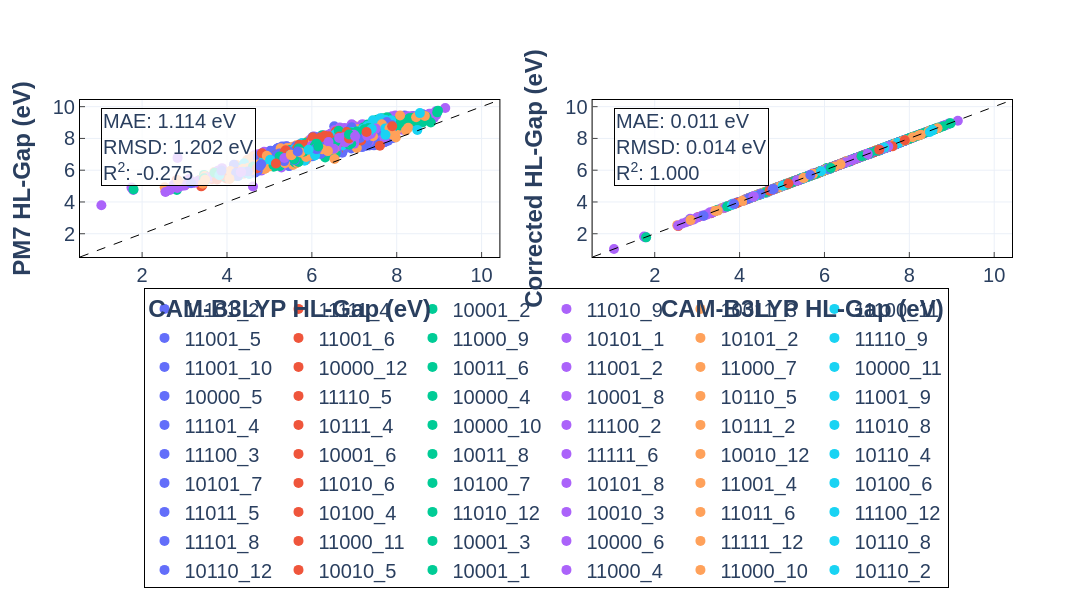
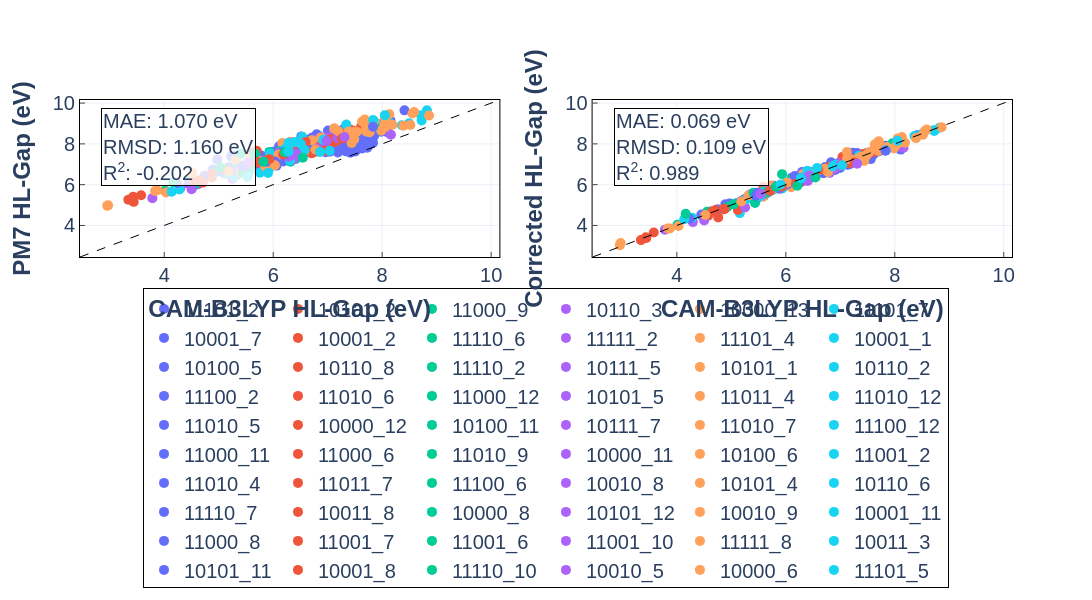
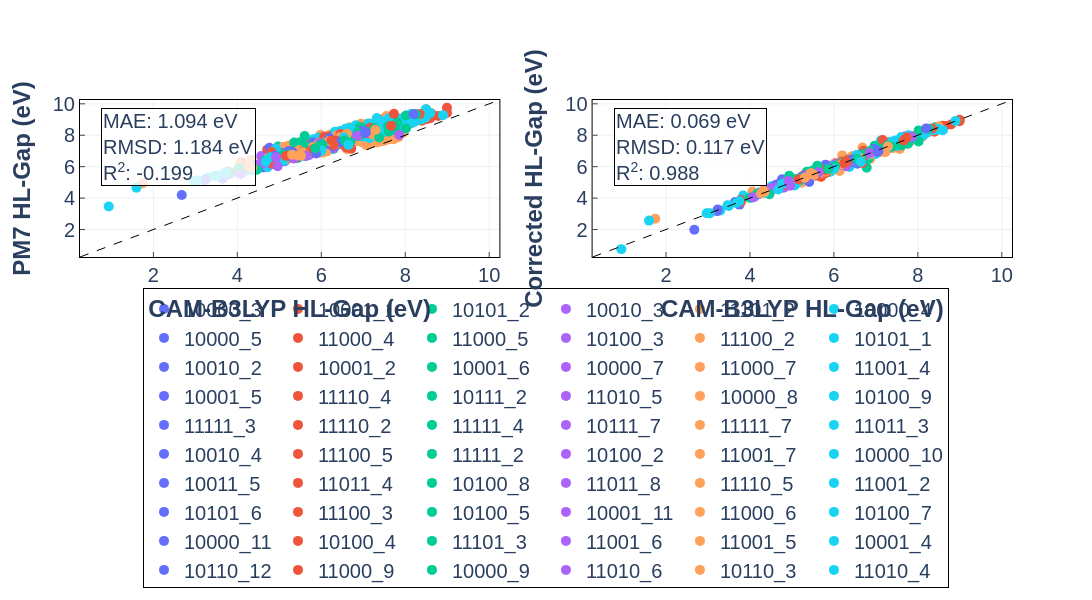

The notebook cell these images were saved under, in order:
### Code cell
import os

import numpy as np
import torch
from sklearn.model_selection import StratifiedKFold, train_test_split
from torch.utils.data import DataLoader, Subset

from dataset.pac_matrix import PAC5MatrixHLGapTransferLearningDataset

TARGET_FOLD = 1
K_FOLDS = 5
BATCH_SIZE = 256

device = torch.device("cuda" if torch.cuda.is_available() else "cpu")
print(f"Using device: {device}")

dataset = PAC5MatrixHLGapTransferLearningDataset()

safe_stratify_labels = build_band_gap_bin_labels(dataset)

skf = StratifiedKFold(n_splits=K_FOLDS, shuffle=True, random_state=42)

target_train_idx, target_val_idx, target_test_idx = None, None, None

for fold, (train_val_idx, test_idx) in enumerate(
    skf.split(np.zeros(len(dataset)), safe_stratify_labels), 1
):
    if fold == TARGET_FOLD:
        try:
            train_idx, val_idx = train_test_split(
                train_val_idx,
                test_size=0.125,
                random_state=42,
                stratify=safe_stratify_labels[train_val_idx],
            )
        except ValueError:
            train_idx, val_idx = train_test_split(
                train_val_idx, test_size=0.125, random_state=42
            )

        target_train_idx = train_idx
        target_val_idx = val_idx
        target_test_idx = test_idx
        break

if target_train_idx is None or target_val_idx is None or target_test_idx is None:
    raise ValueError(f"Fold {TARGET_FOLD} is out of bounds for K={K_FOLDS}")

train_sub = Subset(dataset, target_train_idx)
val_sub = Subset(dataset, target_val_idx)
test_sub = Subset(dataset, target_test_idx)

train_loader = DataLoader(train_sub, batch_size=BATCH_SIZE, shuffle=False)
val_loader = DataLoader(val_sub, batch_size=BATCH_SIZE, shuffle=False)
test_loader = DataLoader(test_sub, batch_size=BATCH_SIZE, shuffle=False)

model = GCNNDeltaCorrection().to(device)

model_path = f"../models/gcnn_3.7M-pac_grid-[PAC5-hl_gap-to_camb3lyp_hl_gap]-delta/fold_{TARGET_FOLD}.pth"
if not os.path.exists(model_path):
    raise FileNotFoundError(f"No trained model weights at {model_path} for this fold")

model.load_state_dict(torch.load(model_path, map_location=device))


def evaluate_and_plot(model, loader, split_name, fold_num, device):
    model.eval()
    results = []

    with torch.no_grad():
        for pac_tensor, low_bg, high_bg, smiles_batch, level_batch in loader:
            pac_tensor = pac_tensor.to(device)
            low_bg = low_bg.to(device)

            corrected_bg, _ = model(pac_tensor, low_bg)

            for i in range(len(smiles_batch)):
                results.append(
                    {
                        "smiles": smiles_batch[i],
                        "level": level_batch[i],
                        "pm7_bg": low_bg[i].item(),
                        "camb3lyp_bg": high_bg[i].item(),
                        "corrected_bg": corrected_bg[i].item(),
                    }
                )

    df_results = pd.DataFrame(results)

    y_true = df_results["camb3lyp_bg"]
    y_orig = df_results["pm7_bg"]
    y_corr = df_results["corrected_bg"]

    orig_mae = (y_orig - y_true).abs().mean()
    orig_rmsd = np.sqrt(((y_orig - y_true) ** 2).mean())
    orig_r2 = r2_score(y_true, y_orig)

    corr_mae = (y_corr - y_true).abs().mean()
    corr_rmsd = np.sqrt(((y_corr - y_true) ** 2).mean())
    corr_r2 = r2_score(y_true, y_corr)

    fig = make_subplots(rows=1, cols=2, horizontal_spacing=0.1)

    levels = df_results["level"].unique()
    colors = ["#636EFA", "#EF553B", "#00CC96", "#AB63FA", "#FFA15A", "#19D3F3"]

    def add_scatter_traces(col_name, subplot_col):
        for i, level in enumerate(levels):
            df_sub = df_results[df_results["level"] == level]
            fig.add_trace(
                go.Scatter(
                    x=df_sub["camb3lyp_bg"],
                    y=df_sub[col_name],
                    mode="markers",
                    name=str(level),
                    marker=dict(color=colors[i % len(colors)]),
                    text=df_sub["smiles"],
                    hovertemplate="SMILES: %{text}<br>CAM-B3LYP: %{x:.4f} eV<br>Y: %{y:.4f} eV<extra></extra>",
                    showlegend=(subplot_col == 1),
                ),
                row=1,
                col=subplot_col,
            )

    add_scatter_traces("pm7_bg", 1)
    add_scatter_traces("corrected_bg", 2)

    min_val = min(y_true.min(), y_orig.min(), y_corr.min()) - 0.5
    max_val = max(y_true.max(), y_orig.max(), y_corr.max()) + 0.5

    for col in [1, 2]:
        fig.add_trace(
            go.Scatter(
                x=[min_val, max_val],
                y=[min_val, max_val],
                mode="lines",
                line=dict(dash="dash", color="black", width=1),
                name="Parity",
                showlegend=False,
            ),
            row=1,
            col=col,
        )

    fig.update_layout(width=1100, height=550, template="plotly", font=dict(size=18))

    def get_stats_text(mae, rmsd, r2):
        return f"MAE: {mae:.3f} eV<br>RMSD: {rmsd:.3f} eV<br>R<sup>2</sup>: {r2:.3f}"

    fig.add_annotation(
        text=get_stats_text(orig_mae, orig_rmsd, orig_r2),
        xref="x domain",
        yref="y domain",
        x=0.05,
        y=0.95,
        showarrow=False,
        align="left",
        bgcolor="rgba(255,255,255,0.8)",
        bordercolor="black",
    )

    fig.add_annotation(
        text=get_stats_text(corr_mae, corr_rmsd, corr_r2),
        xref="x2 domain",
        yref="y2 domain",
        x=0.05,
        y=0.95,
        showarrow=False,
        align="left",
        bgcolor="rgba(255,255,255,0.8)",
        bordercolor="black",
    )

    fig.update_xaxes(
        title_text="<b>CAM-B3LYP HL-Gap (eV)</b>",
        row=1,
        col=1,
        range=[min_val, max_val],
    )
    fig.update_xaxes(
        title_text="<b>CAM-B3LYP HL-Gap (eV)</b>",
        row=1,
        col=2,
        range=[min_val, max_val],
    )
    fig.update_yaxes(
        title_text="<b>PM7 HL-Gap (eV)</b>", row=1, col=1, range=[min_val, max_val]
    )
    fig.update_yaxes(
        title_text="<b>Corrected HL-Gap (eV)</b>",
        row=1,
        col=2,
        range=[min_val, max_val],
    )
    fig.update_xaxes(
        linewidth=1, linecolor="black", mirror=True, ticks="inside", showline=True
    )
    fig.update_yaxes(
        linewidth=1, linecolor="black", mirror=True, ticks="inside", showline=True
    )
    fig.update_traces(marker=dict(size=10))
    fig.update_layout(
        template="plotly_white",
        font=dict(family="Helvetica", size=20),
        width=1200,
        height=600,
        paper_bgcolor="rgba(0,0,0,0)",
        showlegend=True,
        legend=dict(
            orientation="h",
            yanchor="top",
            y=-0.2,
            xanchor="center",
            x=0.5,
            bordercolor="black",
            borderwidth=1,
        ),
    )

    filename = (
        f"./bg_delta_results_delta_learning_fold_{fold_num}_{split_name.lower()}.svg"
    )
    fig.write_image(filename)
    print(f"Saved {filename}")
    fig.show()


evaluate_and_plot(model, train_loader, "Train", TARGET_FOLD, device)
evaluate_and_plot(model, val_loader, "Val", TARGET_FOLD, device)
evaluate_and_plot(model, test_loader, "Test", TARGET_FOLD, device)
